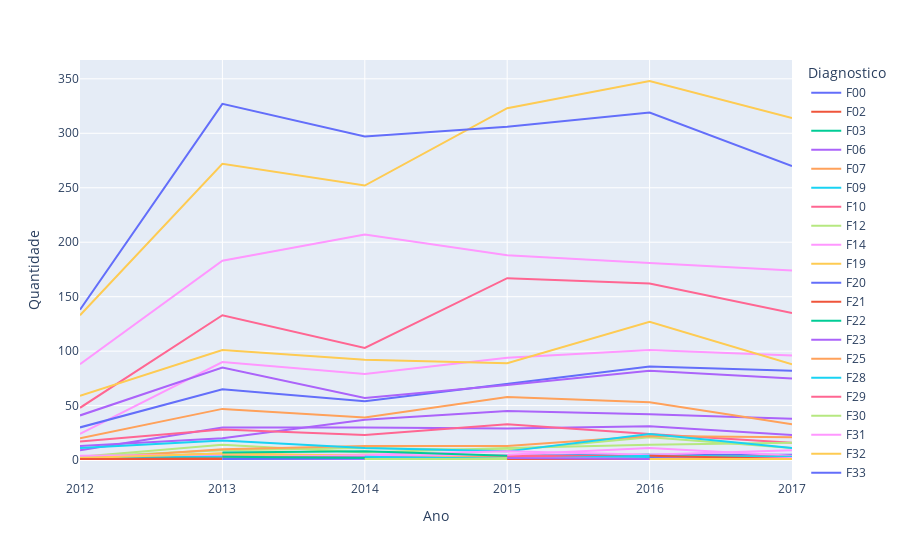

Here is the notebook cell this chart was saved with:
### Markdown cell above
Ao analisar a distribuição de diagnósticos por ano, é possível indentificar um padrão de diagnósticos que se destacam, como: F20, F19, F31 e F10.

### Code cell
fig = px.line(diagnosticos_ano, x="Ano", y="Quantidade", color='Diagnostico')
fig.show()
fig =px.box(diagnosticos_ano, x = 'Ano',y='Quantidade', hover_name='Diagnostico')
fig.show()

### Figure 1 — Plotly figure (JSON) as saved in the notebook; plotly's stock layout.template omitted (floating-point values rounded to 4 significant figures)
{"data": [{"hovertemplate": "Diagnostico=F00<br>Ano=%{x}<br>Quantidade=%{y}<extra></extra>", "legendgroup": "F00", "line": {"color": "#636efa", "dash": "solid"}, "marker": {"symbol": "circle"}, "mode": "lines", "name": "F00", "orientation": "v", "showlegend": true, "type": "scatter", "x": [2012, 2013, 2014, 2015, 2016, 2017], "xaxis": "x", "y": [1, 1, 1, 4, 5, 5], "yaxis": "y"}, {"hovertemplate": "Diagnostico=F02<br>Ano=%{x}<br>Quantidade=%{y}<extra></extra>", "legendgroup": "F02", "line": {"color": "#EF553B", "dash": "solid"}, "marker": {"symbol": "circle"}, "mode": "lines", "name": "F02", "orientation": "v", "showlegend": true, "type": "scatter", "x": [2012, 2014, 2016], "xaxis": "x", "y": [2, 3, 3], "yaxis": "y"}, {"hovertemplate": "Diagnostico=F03<br>Ano=%{x}<br>Quantidade=%{y}<extra></extra>", "legendgroup": "F03", "line": {"color": "#00cc96", "dash": "solid"}, "marker": {"symbol": "circle"}, "mode": "lines", "name": "F03", "orientation": "v", "showlegend": true, "type": "scatter", "x": [2012, 2014, 2015, 2016, 2017], "xaxis": "x", "y": [1, 4, 3, 4, 1], "yaxis": "y"}, {"hovertemplate": "Diagnostico=F06<br>Ano=%{x}<br>Quantidade=%{y}<extra></extra>", "legendgroup": "F06", "line": {"color": "#ab63fa", "dash": "solid"}, "marker": {"symbol": "circle"}, "mode": "lines", "name": "F06", "orientation": "v", "showlegend": true, "type": "scatter", "x": [2012, 2013, 2014, 2015, 2016, 2017], "xaxis": "x", "y": [9, 30, 30, 29, 31, 23], "yaxis": "y"}, {"hovertemplate": "Diagnostico=F07<br>Ano=%{x}<br>Quantidade=%{y}<extra></extra>", "legendgroup": "F07", "line": {"color": "#FFA15A", "dash": "solid"}, "marker": {"symbol": "circle"}, "mode": "lines", "name": "F07", "orientation": "v", "showlegend": true, "type": "scatter", "x": [2012, 2013, 2014, 2015, 2016, 2017], "xaxis": "x", "y": [2, 6, 3, 4, 2, 2], "yaxis": "y"}, {"hovertemplate": "Diagnostico=F09<br>Ano=%{x}<br>Quantidade=%{y}<extra></extra>", "legendgroup": "F09", "line": {"color": "#19d3f3", "dash": "solid"}, "marker": {"symbol": "circle"}, "mode": "lines", "name": "F09", "orientation": "v", "showlegend": true, "type": "scatter", "x": [2012, 2013, 2014, 2015, 2016], "xaxis": "x", "y": [1, 1, 2, 3, 1], "yaxis": "y"}, {"hovertemplate": "Diagnostico=F10<br>Ano=%{x}<br>Quantidade=%{y}<extra></extra>", "legendgroup": "F10", "line": {"color": "#FF6692", "dash": "solid"}, "marker": {"symbol": "circle"}, "mode": "lines", "name": "F10", "orientation": "v", "showlegend": true, "type": "scatter", "x": [2012, 2013, 2014, 2015, 2016, 2017], "xaxis": "x", "y": [48, 133, 103, 167, 162, 135], "yaxis": "y"}, {"hovertemplate": "Diagnostico=F12<br>Ano=%{x}<br>Quantidade=%{y}<extra></extra>", "legendgroup": "F12", "line": {"color": "#B6E880", "dash": "solid"}, "marker": {"symbol": "circle"}, "mode": "lines", "name": "F12", "orientation": "v", "showlegend": true, "type": "scatter", "x": [2012, 2013, 2014, 2015, 2016, 2017], "xaxis": "x", "y": [3, 9, 11, 9, 21, 11], "yaxis": "y"}, {"hovertemplate": "Diagnostico=F14<br>Ano=%{x}<br>Quantidade=%{y}<extra></extra>", "legendgroup": "F14", "line": {"color": "#FF97FF", "dash": "solid"}, "marker": {"symbol": "circle"}, "mode": "lines", "name": "F14", "orientation": "v", "showlegend": true, "type": "scatter", "x": [2012, 2013, 2014, 2015, 2016, 2017], "xaxis": "x", "y": [24, 90, 79, 94, 101, 96], "yaxis": "y"}, {"hovertemplate": "Diagnostico=F19<br>Ano=%{x}<br>Quantidade=%{y}<extra></extra>", "legendgroup": "F19", "line": {"color": "#FECB52", "dash": "solid"}, "marker": {"symbol": "circle"}, "mode": "lines", "name": "F19", "orientation": "v", "showlegend": true, "type": "scatter", "x": [2012, 2013, 2014, 2015, 2016, 2017], "xaxis": "x", "y": [133, 272, 252, 323, 348, 314], "yaxis": "y"}, {"hovertemplate": "Diagnostico=F20<br>Ano=%{x}<br>Quantidade=%{y}<extra></extra>", "legendgroup": "F20", "line": {"color": "#636efa", "dash": "solid"}, "marker": {"symbol": "circle"}, "mode": "lines", "name": "F20", "orientation": "v", "showlegend": true, "type": "scatter", "x": [2012, 2013, 2014, 2015, 2016, 2017], "xaxis": "x", "y": [138, 327, 297, 306, 319, 270], "yaxis": "y"}, {"hovertemplate": "Diagnostico=F21<br>Ano=%{x}<br>Quantidade=%{y}<extra></extra>", "legendgroup": "F21", "line": {"color": "#EF553B", "dash": "solid"}, "marker": {"symbol": "circle"}, "mode": "lines", "name": "F21", "orientation": "v", "showlegend": true, "type": "scatter", "x": [2012, 2013, 2015, 2016], "xaxis": "x", "y": [2, 2, 1, 1], "yaxis": "y"}, {"hovertemplate": "Diagnostico=F22<br>Ano=%{x}<br>Quantidade=%{y}<extra></extra>", "legendgroup": "F22", "line": {"color": "#00cc96", "dash": "solid"}, "marker": {"symbol": "circle"}, "mode": "lines", "name": "F22", "orientation": "v", "showlegend": true, "type": "scatter", "x": [2012, 2013, 2014, 2015, 2016], "xaxis": "x", "y": [1, 4, 2, 3, 5], "yaxis": "y"}, {"hovertemplate": "Diagnostico=F23<br>Ano=%{x}<br>Quantidade=%{y}<extra></extra>", "legendgroup": "F23", "line": {"color": "#ab63fa", "dash": "solid"}, "marker": {"symbol": "circle"}, "mode": "lines", "name": "F23", "orientation": "v", "showlegend": true, "type": "scatter", "x": [2012, 2013, 2014, 2015, 2016, 2017], "xaxis": "x", "y": [13, 20, 37, 45, 42, 38], "yaxis": "y"}, {"hovertemplate": "Diagnostico=F25<br>Ano=%{x}<br>Quantidade=%{y}<extra></extra>", "legendgroup": "F25", "line": {"color": "#FFA15A", "dash": "solid"}, "marker": {"symbol": "circle"}, "mode": "lines", "name": "F25", "orientation": "v", "showlegend": true, "type": "scatter", "x": [2012, 2013, 2014, 2015, 2016, 2017], "xaxis": "x", "y": [20, 47, 39, 58, 53, 33], "yaxis": "y"}, {"hovertemplate": "Diagnostico=F28<br>Ano=%{x}<br>Quantidade=%{y}<extra></extra>", "legendgroup": "F28", "line": {"color": "#19d3f3", "dash": "solid"}, "marker": {"symbol": "circle"}, "mode": "lines", "name": "F28", "orientation": "v", "showlegend": true, "type": "scatter", "x": [2012, 2013, 2014, 2016], "xaxis": "x", "y": [2, 4, 1, 2], "yaxis": "y"}, {"hovertemplate": "Diagnostico=F29<br>Ano=%{x}<br>Quantidade=%{y}<extra></extra>", "legendgroup": "F29", "line": {"color": "#FF6692", "dash": "solid"}, "marker": {"symbol": "circle"}, "mode": "lines", "name": "F29", "orientation": "v", "showlegend": true, "type": "scatter", "x": [2012, 2013, 2014, 2015, 2016, 2017], "xaxis": "x", "y": [17, 28, 23, 33, 24, 16], "yaxis": "y"}, {"hovertemplate": "Diagnostico=F30<br>Ano=%{x}<br>Quantidade=%{y}<extra></extra>", "legendgroup": "F30", "line": {"color": "#B6E880", "dash": "solid"}, "marker": {"symbol": "circle"}, "mode": "lines", "name": "F30", "orientation": "v", "showlegend": true, "type": "scatter", "x": [2012, 2013, 2014, 2015, 2016, 2017], "xaxis": "x", "y": [3, 14, 7, 11, 14, 16], "yaxis": "y"}, {"hovertemplate": "Diagnostico=F31<br>Ano=%{x}<br>Quantidade=%{y}<extra></extra>", "legendgroup": "F31", "line": {"color": "#FF97FF", "dash": "solid"}, "marker": {"symbol": "circle"}, "mode": "lines", "name": "F31", "orientation": "v", "showlegend": true, "type": "scatter", "x": [2012, 2013, 2014, 2015, 2016, 2017], "xaxis": "x", "y": [88, 183, 207, 188, 181, 174], "yaxis": "y"}, {"hovertemplate": "Diagnostico=F32<br>Ano=%{x}<br>Quantidade=%{y}<extra></extra>", "legendgroup": "F32", "line": {"color": "#FECB52", "dash": "solid"}, "marker": {"symbol": "circle"}, "mode": "lines", "name": "F32", "orientation": "v", "showlegend": true, "type": "scatter", "x": [2012, 2013, 2014, 2015, 2016, 2017], "xaxis": "x", "y": [59, 101, 92, 89, 127, 88], "yaxis": "y"}, {"hovertemplate": "Diagnostico=F33<br>Ano=%{x}<br>Quantidade=%{y}<extra></extra>", "legendgroup": "F33", "line": {"color": "#636efa", "dash": "solid"}, "marker": {"symbol": "circle"}, "mode": "lines", "name": "F33", "orientation": "v", "showlegend": true, "type": "scatter", "x": [2012, 2013, 2014, 2015, 2016, 2017], "xaxis": "x", "y": [30, 65, 54, 70, 86, 82], "yaxis": "y"}, {"hovertemplate": "Diagnostico=F41<br>Ano=%{x}<br>Quantidade=%{y}<extra></extra>", "legendgroup": "F41", "line": {"color": "#EF553B", "dash": "solid"}, "marker": {"symbol": "circle"}, "mode": "lines", "name": "F41", "orientation": "v", "showlegend": true, "type": "scatter", "x": [2012, 2013, 2014, 2015, 2017], "xaxis": "x", "y": [1, 1, 3, 4, 3], "yaxis": "y"}, {"hovertemplate": "Diagnostico=F44<br>Ano=%{x}<br>Quantidade=%{y}<extra></extra>", "legendgroup": "F44", "line": {"color": "#00cc96", "dash": "solid"}, "marker": {"symbol": "circle"}, "mode": "lines", "name": "F44", "orientation": "v", "showlegend": true, "type": "scatter", "x": [2012, 2013, 2014, 2015, 2016, 2017], "xaxis": "x", "y": [1, 2, 4, 2, 2, 3], "yaxis": "y"}, {"hovertemplate": "Diagnostico=F60<br>Ano=%{x}<br>Quantidade=%{y}<extra></extra>", "legendgroup": "F60", "line": {"color": "#ab63fa", "dash": "solid"}, "marker": {"symbol": "circle"}, "mode": "lines", "name": "F60", "orientation": "v", "showlegend": true, "type": "scatter", "x": [2012, 2013, 2014, 2015, 2016, 2017], "xaxis": "x", "y": [41, 85, 57, 69, 82, 75], "yaxis": "y"}, {"hovertemplate": "Diagnostico=F70<br>Ano=%{x}<br>Quantidade=%{y}<extra></extra>", "legendgroup": "F70", "line": {"color": "#FFA15A", "dash": "solid"}, "marker": {"symbol": "circle"}, "mode": "lines", "name": "F70", "orientation": "v", "showlegend": true, "type": "scatter", "x": [2012, 2013, 2014, 2015, 2016, 2017], "xaxis": "x", "y": [1, 10, 13, 13, 22, 21], "yaxis": "y"}, {"hovertemplate": "Diagnostico=F71<br>Ano=%{x}<br>Quantidade=%{y}<extra></extra>", "legendgroup": "F71", "line": {"color": "#19d3f3", "dash": "solid"}, "marker": {"symbol": "circle"}, "mode": "lines", "name": "F71", "orientation": "v", "showlegend": true, "type": "scatter", "x": [2012, 2013, 2014, 2015, 2016, 2017], "xaxis": "x", "y": [11, 18, 11, 8, 24, 11], "yaxis": "y"}, {"hovertemplate": "Diagnostico=F79<br>Ano=%{x}<br>Quantidade=%{y}<extra></extra>", "legendgroup": "F79", "line": {"color": "#FF6692", "dash": "solid"}, "marker": {"symbol": "circle"}, "mode": "lines", "name": "F79", "orientation": "v", "showlegend": true, "type": "scatter", "x": [2012, 2014, 2015, 2016, 2017], "xaxis": "x", "y": [1, 2, 4, 3, 3], "yaxis": "y"}, {"hovertemplate": "Diagnostico=F84<br>Ano=%{x}<br>Quantidade=%{y}<extra></extra>", "legendgroup": "F84", "line": {"color": "#B6E880", "dash": "solid"}, "marker": {"symbol": "circle"}, "mode": "lines", "name": "F84", "orientation": "v", "showlegend": true, "type": "scatter", "x": [2012, 2014, 2015, 2017], "xaxis": "x", "y": [1, 1, 1, 1], "yaxis": "y"}, {"hovertemplate": "Diagnostico=F91<br>Ano=%{x}<br>Quantidade=%{y}<extra></extra>", "legendgroup": "F91", "line": {"color": "#FF97FF", "dash": "solid"}, "marker": {"symbol": "circle"}, "mode": "lines", "name": "F91", "orientation": "v", "showlegend": true, "type": "scatter", "x": [2012, 2013, 2014, 2015, 2016, 2017], "xaxis": "x", "y": [4, 5, 5, 8, 5, 9], "yaxis": "y"}, {"hovertemplate": "Diagnostico=F99<br>Ano=%{x}<br>Quantidade=%{y}<extra></extra>", "legendgroup": "F99", "line": {"color": "#FECB52", "dash": "solid"}, "marker": {"symbol": "circle"}, "mode": "lines", "name": "F99", "orientation": "v", "showlegend": true, "type": "scatter", "x": [2012, 2013, 2014, 2015, 2017], "xaxis": "x", "y": [2, 6, 4, 2, 1], "yaxis": "y"}, {"hovertemplate": "Diagnostico=R43<br>Ano=%{x}<br>Quantidade=%{y}<extra></extra>", "legendgroup": "R43", "line": {"color": "#636efa", "dash": "solid"}, "marker": {"symbol": "circle"}, "mode": "lines", "name": "R43", "orientation": "v", "showlegend": true, "type": "scatter", "x": [2012], "xaxis": "x", "y": [1], "yaxis": "y"}, {"hovertemplate": "Diagnostico=Y91<br>Ano=%{x}<br>Quantidade=%{y}<extra></extra>", "legendgroup": "Y91", "line": {"color": "#EF553B", "dash": "solid"}, "marker": {"symbol": "circle"}, "mode": "lines", "name": "Y91", "orientation": "v", "showlegend": true, "type": "scatter", "x": [2012, 2014], "xaxis": "x", "y": [1, 1], "yaxis": "y"}, {"hovertemplate": "Diagnostico=B23<br>Ano=%{x}<br>Quantidade=%{y}<extra></extra>", "legendgroup": "B23", "line": {"color": "#00cc96", "dash": "solid"}, "marker": {"symbol": "circle"}, "mode": "lines", "name": "B23", "orientation": "v", "showlegend": true, "type": "scatter", "x": [2013], "xaxis": "x", "y": [2], "yaxis": "y"}, {"hovertemplate": "Diagnostico=E20<br>Ano=%{x}<br>Quantidade=%{y}<extra></extra>", "legendgroup": "E20", "line": {"color": "#ab63fa", "dash": "solid"}, "marker": {"symbol": "circle"}, "mode": "lines", "name": "E20", "orientation": "v", "showlegend": true, "type": "scatter", "x": [2013], "xaxis": "x", "y": [1], "yaxis": "y"}, {"hovertemplate": "Diagnostico=E51<br>Ano=%{x}<br>Quantidade=%{y}<extra></extra>", "legendgroup": "E51", "line": {"color": "#FFA15A", "dash": "solid"}, "marker": {"symbol": "circle"}, "mode": "lines", "name": "E51", "orientation": "v", "showlegend": true, "type": "scatter", "x": [2013, 2015], "xaxis": "x", "y": [1, 1], "yaxis": "y"}, {"hovertemplate": "Diagnostico=F05<br>Ano=%{x}<br>Quantidade=%{y}<extra></extra>", "legendgroup": "F05", "line": {"color": "#19d3f3", "dash": "solid"}, "marker": {"symbol": "circle"}, "mode": "lines", "name": "F05", "orientation": "v", "showlegend": true, "type": "scatter", "x": [2013, 2014, 2016, 2017], "xaxis": "x", "y": [1, 1, 1, 1], "yaxis": "y"}, {"hovertemplate": "Diagnostico=F13<br>Ano=%{x}<br>Quantidade=%{y}<extra></extra>", "legendgroup": "F13", "line": {"color": "#FF6692", "dash": "solid"}, "marker": {"symbol": "circle"}, "mode": "lines", "name": "F13", "orientation": "v", "showlegend": true, "type": "scatter", "x": [2013, 2014], "xaxis": "x", "y": [2, 1], "yaxis": "y"}, {"hovertemplate": "Diagnostico=F16<br>Ano=%{x}<br>Quantidade=%{y}<extra></extra>", "legendgroup": "F16", "line": {"color": "#B6E880", "dash": "solid"}, "marker": {"symbol": "circle"}, "mode": "lines", "name": "F16", "orientation": "v", "showlegend": true, "type": "scatter", "x": [2013, 2015, 2016], "xaxis": "x", "y": [2, 1, 1], "yaxis": "y"}, {"hovertemplate": "Diagnostico=F42<br>Ano=%{x}<br>Quantidade=%{y}<extra></extra>", "legendgroup": "F42", "line": {"color": "#FF97FF", "dash": "solid"}, "marker": {"symbol": "circle"}, "mode": "lines", "name": "F42", "orientation": "v", "showlegend": true, "type": "scatter", "x": [2013, 2015, 2016, 2017], "xaxis": "x", "y": [3, 5, 11, 4], "yaxis": "y"}, {"hovertemplate": "Diagnostico=F43<br>Ano=%{x}<br>Quantidade=%{y}<extra></extra>", "legendgroup": "F43", "line": {"color": "#FECB52", "dash": "solid"}, "marker": {"symbol": "circle"}, "mode": "lines", "name": "F43", "orientation": "v", "showlegend": true, "type": "scatter", "x": [2013, 2014, 2015, 2016, 2017], "xaxis": "x", "y": [4, 2, 2, 2, 2], "yaxis": "y"}, {"hovertemplate": "Diagnostico=F50<br>Ano=%{x}<br>Quantidade=%{y}<extra></extra>", "legendgroup": "F50", "line": {"color": "#636efa", "dash": "solid"}, "marker": {"symbol": "circle"}, "mode": "lines", "name": "F50", "orientation": "v", "showlegend": true, "type": "scatter", "x": [2013, 2016], "xaxis": "x", "y": [3, 1], "yaxis": "y"}, {"hovertemplate": "Diagnostico=F62<br>Ano=%{x}<br>Quantidade=%{y}<extra></extra>", "legendgroup": "F62", "line": {"color": "#EF553B", "dash": "solid"}, "marker": {"symbol": "circle"}, "mode": "lines", "name": "F62", "orientation": "v", "showlegend": true, "type": "scatter", "x": [2013, 2017], "xaxis": "x", "y": [1, 1], "yaxis": "y"}, {"hovertemplate": "Diagnostico=F72<br>Ano=%{x}<br>Quantidade=%{y}<extra></extra>", "legendgroup": "F72", "line": {"color": "#00cc96", "dash": "solid"}, "marker": {"symbol": "circle"}, "mode": "lines", "name": "F72", "orientation": "v", "showlegend": true, "type": "scatter", "x": [2013, 2014, 2015], "xaxis": "x", "y": [7, 8, 4], "yaxis": "y"}, {"hovertemplate": "Diagnostico=F90<br>Ano=%{x}<br>Quantidade=%{y}<extra></extra>", "legendgroup": "F90", "line": {"color": "#ab63fa", "dash": "solid"}, "marker": {"symbol": "circle"}, "mode": "lines", "name": "F90", "orientation": "v", "showlegend": true, "type": "scatter", "x": [2013, 2015, 2017], "xaxis": "x", "y": [2, 2, 2], "yaxis": "y"}, {"hovertemplate": "Diagnostico=G40<br>Ano=%{x}<br>Quantidade=%{y}<extra></extra>", "legendgroup": "G40", "line": {"color": "#FFA15A", "dash": "solid"}, "marker": {"symbol": "circle"}, "mode": "lines", "name": "G40", "orientation": "v", "showlegend": true, "type": "scatter", "x": [2013, 2014, 2015, 2016, 2017], "xaxis": "x", "y": [3, 2, 1, 3, 3], "yaxis": "y"}, {"hovertemplate": "Diagnostico=G91<br>Ano=%{x}<br>Quantidade=%{y}<extra></extra>", "legendgroup": "G91", "line": {"color": "#19d3f3", "dash": "solid"}, "marker": {"symbol": "circle"}, "mode": "lines", "name": "G91", "orientation": "v", "showlegend": true, "type": "scatter", "x": [2013, 2015], "xaxis": "x", "y": [1, 1], "yaxis": "y"}, {"hovertemplate": "Diagnostico=I64<br>Ano=%{x}<br>Quantidade=%{y}<extra></extra>", "legendgroup": "I64", "line": {"color": "#FF6692", "dash": "solid"}, "marker": {"symbol": "circle"}, "mode": "lines", "name": "I64", "orientation": "v", "showlegend": true, "type": "scatter", "x": [2013], "xaxis": "x", "y": [1], "yaxis": "y"}, {"hovertemplate": "Diagnostico=R63<br>Ano=%{x}<br>Quantidade=%{y}<extra></extra>", "legendgroup": "R63", "line": {"color": "#B6E880", "dash": "solid"}, "marker": {"symbol": "circle"}, "mode": "lines", "name": "R63", "orientation": "v", "showlegend": true, "type": "scatter", "x": [2013], "xaxis": "x", "y": [1], "yaxis": "y"}, {"hovertemplate": "Diagnostico=X61<br>Ano=%{x}<br>Quantidade=%{y}<extra></extra>", "legendgroup": "X61", "line": {"color": "#FF97FF", "dash": "solid"}, "marker": {"symbol": "circle"}, "mode": "lines", "name": "X61", "orientation": "v", "showlegend": true, "type": "scatter", "x": [2013, 2014, 2015], "xaxis": "x", "y": [1, 1, 2], "yaxis": "y"}, {"hovertemplate": "Diagnostico=X64<br>Ano=%{x}<br>Quantidade=%{y}<extra></extra>", "legendgroup": "X64", "line": {"color": "#FECB52", "dash": "solid"}, "marker": {"symbol": "circle"}, "mode": "lines", "name": "X64", "orientation": "v", "showlegend": true, "type": "scatter", "x": [2013], "xaxis": "x", "y": [1], "yaxis": "y"}, {"hovertemplate": "Diagnostico=X70<br>Ano=%{x}<br>Quantidade=%{y}<extra></extra>", "legendgroup": "X70", "line": {"color": "#636efa", "dash": "solid"}, "marker": {"symbol": "circle"}, "mode": "lines", "name": "X70", "orientation": "v", "showlegend": true, "type": "scatter", "x": [2013, 2016, 2017], "xaxis": "x", "y": [1, 2, 1], "yaxis": "y"}, {"hovertemplate": "Diagnostico=X78<br>Ano=%{x}<br>Quantidade=%{y}<extra></extra>", "legendgroup": "X78", "line": {"color": "#EF553B", "dash": "solid"}, "marker": {"symbol": "circle"}, "mode": "lines", "name": "X78", "orientation": "v", "showlegend": true, "type": "scatter", "x": [2013], "xaxis": "x", "y": [1], "yaxis": "y"}, {"hovertemplate": "Diagnostico=X84<br>Ano=%{x}<br>Quantidade=%{y}<extra></extra>", "legendgroup": "X84", "line": {"color": "#00cc96", "dash": "solid"}, "marker": {"symbol": "circle"}, "mode": "lines", "name": "X84", "orientation": "v", "showlegend": true, "type": "scatter", "x": [2013, 2015], "xaxis": "x", "y": [3, 1], "yaxis": "y"}, {"hovertemplate": "Diagnostico=Z72<br>Ano=%{x}<br>Quantidade=%{y}<extra></extra>", "legendgroup": "Z72", "line": {"color": "#ab63fa", "dash": "solid"}, "marker": {"symbol": "circle"}, "mode": "lines", "name": "Z72", "orientation": "v", "showlegend": true, "type": "scatter", "x": [2013], "xaxis": "x", "y": [2], "yaxis": "y"}, {"hovertemplate": "Diagnostico=E25<br>Ano=%{x}<br>Quantidade=%{y}<extra></extra>", "legendgroup": "E25", "line": {"color": "#FFA15A", "dash": "solid"}, "marker": {"symbol": "circle"}, "mode": "lines", "name": "E25", "orientation": "v", "showlegend": true, "type": "scatter", "x": [2014], "xaxis": "x", "y": [1], "yaxis": "y"}, {"hovertemplate": "Diagnostico=F15<br>Ano=%{x}<br>Quantidade=%{y}<extra></extra>", "legendgroup": "F15", "line": {"color": "#19d3f3", "dash": "solid"}, "marker": {"symbol": "circle"}, "mode": "lines", "name": "F15", "orientation": "v", "showlegend": true, "type": "scatter", "x": [2014, 2016], "xaxis": "x", "y": [1, 2], "yaxis": "y"}, {"hovertemplate": "Diagnostico=F17<br>Ano=%{x}<br>Quantidade=%{y}<extra></extra>", "legendgroup": "F17", "line": {"color": "#FF6692", "dash": "solid"}, "marker": {"symbol": "circle"}, "mode": "lines", "name": "F17", "orientation": "v", "showlegend": true, "type": "scatter", "x": [2014], "xaxis": "x", "y": [1], "yaxis": "y"}, {"hovertemplate": "Diagnostico=F40<br>Ano=%{x}<br>Quantidade=%{y}<extra></extra>", "legendgroup": "F40", "line": {"color": "#B6E880", "dash": "solid"}, "marker": {"symbol": "circle"}, "mode": "lines", "name": "F40", "orientation": "v", "showlegend": true, "type": "scatter", "x": [2014, 2015, 2016], "xaxis": "x", "y": [1, 2, 1], "yaxis": "y"}, {"hovertemplate": "Diagnostico=F45<br>Ano=%{x}<br>Quantidade=%{y}<extra></extra>", "legendgroup": "F45", "line": {"color": "#FF97FF", "dash": "solid"}, "marker": {"symbol": "circle"}, "mode": "lines", "name": "F45", "orientation": "v", "showlegend": true, "type": "scatter", "x": [2014], "xaxis": "x", "y": [1], "yaxis": "y"}, {"hovertemplate": "Diagnostico=F61<br>Ano=%{x}<br>Quantidade=%{y}<extra></extra>", "legendgroup": "F61", "line": {"color": "#FECB52", "dash": "solid"}, "marker": {"symbol": "circle"}, "mode": "lines", "name": "F61", "orientation": "v", "showlegend": true, "type": "scatter", "x": [2014], "xaxis": "x", "y": [1], "yaxis": "y"}, {"hovertemplate": "Diagnostico=G41<br>Ano=%{x}<br>Quantidade=%{y}<extra></extra>", "legendgroup": "G41", "line": {"color": "#636efa", "dash": "solid"}, "marker": {"symbol": "circle"}, "mode": "lines", "name": "G41", "orientation": "v", "showlegend": true, "type": "scatter", "x": [2014], "xaxis": "x", "y": [1], "yaxis": "y"}, {"hovertemplate": "Diagnostico=G71<br>Ano=%{x}<br>Quantidade=%{y}<extra></extra>", "legendgroup": "G71", "line": {"color": "#EF553B", "dash": "solid"}, "marker": {"symbol": "circle"}, "mode": "lines", "name": "G71", "orientation": "v", "showlegend": true, "type": "scatter", "x": [2014, 2016], "xaxis": "x", "y": [1, 1], "yaxis": "y"}, {"hovertemplate": "Diagnostico=I69<br>Ano=%{x}<br>Quantidade=%{y}<extra></extra>", "legendgroup": "I69", "line": {"color": "#00cc96", "dash": "solid"}, "marker": {"symbol": "circle"}, "mode": "lines", "name": "I69", "orientation": "v", "showlegend": true, "type": "scatter", "x": [2014], "xaxis": "x", "y": [1], "yaxis": "y"}, {"hovertemplate": "Diagnostico=O34<br>Ano=%{x}<br>Quantidade=%{y}<extra></extra>", "legendgroup": "O34", "line": {"color": "#ab63fa", "dash": "solid"}, "marker": {"symbol": "circle"}, "mode": "lines", "name": "O34", "orientation": "v", "showlegend": true, "type": "scatter", "x": [2014], "xaxis": "x", "y": [1], "yaxis": "y"}, {"hovertemplate": "Diagnostico=R22<br>Ano=%{x}<br>Quantidade=%{y}<extra></extra>", "legendgroup": "R22", "line": {"color": "#FFA15A", "dash": "solid"}, "marker": {"symbol": "circle"}, "mode": "lines", "name": "R22", "orientation": "v", "showlegend": true, "type": "scatter", "x": [2014], "xaxis": "x", "y": [1], "yaxis": "y"}, {"hovertemplate": "Diagnostico=R45<br>Ano=%{x}<br>Quantidade=%{y}<extra></extra>", "legendgroup": "R45", "line": {"color": "#19d3f3", "dash": "solid"}, "marker": {"symbol": "circle"}, "mode": "lines", "name": "R45", "orientation": "v", "showlegend": true, "type": "scatter", "x": [2014, 2015, 2016, 2017], "xaxis": "x", "y": [3, 1, 4, 3], "yaxis": "y"}, {"hovertemplate": "Diagnostico=X82<br>Ano=%{x}<br>Quantidade=%{y}<extra></extra>", "legendgroup": "X82", "line": {"color": "#FF6692", "dash": "solid"}, "marker": {"symbol": "circle"}, "mode": "lines", "name": "X82", "orientation": "v", "showlegend": true, "type": "scatter", "x": [2014], "xaxis": "x", "y": [1], "yaxis": "y"}, {"hovertemplate": "Diagnostico=Z91<br>Ano=%{x}<br>Quantidade=%{y}<extra></extra>", "legendgroup": "Z91", "line": {"color": "#B6E880", "dash": "solid"}, "marker": {"symbol": "circle"}, "mode": "lines", "name": "Z91", "orientation": "v", "showlegend": true, "type": "scatter", "x": [2014, 2016, 2017], "xaxis": "x", "y": [1, 1, 1], "yaxis": "y"}, {"hovertemplate": "Diagnostico=F01<br>Ano=%{x}<br>Quantidade=%{y}<extra></extra>", "legendgroup": "F01", "line": {"color": "#FF97FF", "dash": "solid"}, "marker": {"symbol": "circle"}, "mode": "lines", "name": "F01", "orientation": "v", "showlegend": true, "type": "scatter", "x": [2015, 2016, 2017], "xaxis": "x", "y": [2, 1, 2], "yaxis": "y"}, {"hovertemplate": "Diagnostico=F18<br>Ano=%{x}<br>Quantidade=%{y}<extra></extra>", "legendgroup": "F18", "line": {"color": "#FECB52", "dash": "solid"}, "marker": {"symbol": "circle"}, "mode": "lines", "name": "F18", "orientation": "v", "showlegend": true, "type": "scatter", "x": [2015], "xaxis": "x", "y": [1], "yaxis": "y"}, {"hovertemplate": "Diagnostico=F65<br>Ano=%{x}<br>Quantidade=%{y}<extra></extra>", "legendgroup": "F65", "line": {"color": "#636efa", "dash": "solid"}, "marker": {"symbol": "circle"}, "mode": "lines", "name": "F65", "orientation": "v", "showlegend": true, "type": "scatter", "x": [2015], "xaxis": "x", "y": [1], "yaxis": "y"}, {"hovertemplate": "Diagnostico=F68<br>Ano=%{x}<br>Quantidade=%{y}<extra></extra>", "legendgroup": "F68", "line": {"color": "#EF553B", "dash": "solid"}, "marker": {"symbol": "circle"}, "mode": "lines", "name": "F68", "orientation": "v", "showlegend": true, "type": "scatter", "x": [2015, 2016], "xaxis": "x", "y": [1, 1], "yaxis": "y"}, {"hovertemplate": "Diagnostico=F94<br>Ano=%{x}<br>Quantidade=%{y}<extra></extra>", "legendgroup": "F94", "line": {"color": "#00cc96", "dash": "solid"}, "marker": {"symbol": "circle"}, "mode": "lines", "name": "F94", "orientation": "v", "showlegend": true, "type": "scatter", "x": [2015], "xaxis": "x", "y": [1], "yaxis": "y"}, {"hovertemplate": "Diagnostico=G10<br>Ano=%{x}<br>Quantidade=%{y}<extra></extra>", "legendgroup": "G10", "line": {"color": "#ab63fa", "dash": "solid"}, "marker": {"symbol": "circle"}, "mode": "lines", "name": "G10", "orientation": "v", "showlegend": true, "type": "scatter", "x": [2015, 2016], "xaxis": "x", "y": [2, 1], "yaxis": "y"}, {"hovertemplate": "Diagnostico=O45<br>Ano=%{x}<br>Quantidade=%{y}<extra></extra>", "legendgroup": "O45", "line": {"color": "#FFA15A", "dash": "solid"}, "marker": {"symbol": "circle"}, "mode": "lines", "name": "O45", "orientation": "v", "showlegend": true, "type": "scatter", "x": [2015], "xaxis": "x", "y": [1], "yaxis": "y"}, {"hovertemplate": "Diagnostico=R44<br>Ano=%{x}<br>Quantidade=%{y}<extra></extra>", "legendgroup": "R44", "line": {"color": "#19d3f3", "dash": "solid"}, "marker": {"symbol": "circle"}, "mode": "lines", "name": "R44", "orientation": "v", "showlegend": true, "type": "scatter", "x": [2015], "xaxis": "x", "y": [1], "yaxis": "y"}, {"hovertemplate": "Diagnostico=T42<br>Ano=%{x}<br>Quantidade=%{y}<extra></extra>", "legendgroup": "T42", "line": {"color": "#FF6692", "dash": "solid"}, "marker": {"symbol": "circle"}, "mode": "lines", "name": "T42", "orientation": "v", "showlegend": true, "type": "scatter", "x": [2015], "xaxis": "x", "y": [1], "yaxis": "y"}, {"hovertemplate": "Diagnostico=X60<br>Ano=%{x}<br>Quantidade=%{y}<extra></extra>", "legendgroup": "X60", "line": {"color": "#B6E880", "dash": "solid"}, "marker": {"symbol": "circle"}, "mode": "lines", "name": "X60", "orientation": "v", "showlegend": true, "type": "scatter", "x": [2015], "xaxis": "x", "y": [1], "yaxis": "y"}, {"hovertemplate": "Diagnostico=X81<br>Ano=%{x}<br>Quantidade=%{y}<extra></extra>", "legendgroup": "X81", "line": {"color": "#FF97FF", "dash": "solid"}, "marker": {"symbol": "circle"}, "mode": "lines", "name": "X81", "orientation": "v", "showlegend": true, "type": "scatter", "x": [2015], "xaxis": "x", "y": [1], "yaxis": "y"}, {"hovertemplate": "Diagnostico=X83<br>Ano=%{x}<br>Quantidade=%{y}<extra></extra>", "legendgroup": "X83", "line": {"color": "#FECB52", "dash": "solid"}, "marker": {"symbol": "circle"}, "mode": "lines", "name": "X83", "orientation": "v", "showlegend": true, "type": "scatter", "x": [2015], "xaxis": "x", "y": [1], "yaxis": "y"}, {"hovertemplate": "Diagnostico=F04<br>Ano=%{x}<br>Quantidade=%{y}<extra></extra>", "legendgroup": "F04", "line": {"color": "#636efa", "dash": "solid"}, "marker": {"symbol": "circle"}, "mode": "lines", "name": "F04", "orientation": "v", "showlegend": true, "type": "scatter", "x": [2016, 2017], "xaxis": "x", "y": [1, 1], "yaxis": "y"}, {"hovertemplate": "Diagnostico=F11<br>Ano=%{x}<br>Quantidade=%{y}<extra></extra>", "legendgroup": "F11", "line": {"color": "#EF553B", "dash": "solid"}, "marker": {"symbol": "circle"}, "mode": "lines", "name": "F11", "orientation": "v", "showlegend": true, "type": "scatter", "x": [2016, 2017], "xaxis": "x", "y": [4, 1], "yaxis": "y"}, {"hovertemplate": "Diagnostico=F39<br>Ano=%{x}<br>Quantidade=%{y}<extra></extra>", "legendgroup": "F39", "line": {"color": "#00cc96", "dash": "solid"}, "marker": {"symbol": "circle"}, "mode": "lines", "name": "F39", "orientation": "v", "showlegend": true, "type": "scatter", "x": [2016], "xaxis": "x", "y": [1], "yaxis": "y"}, {"hovertemplate": "Diagnostico=F69<br>Ano=%{x}<br>Quantidade=%{y}<extra></extra>", "legendgroup": "F69", "line": {"color": "#ab63fa", "dash": "solid"}, "marker": {"symbol": "circle"}, "mode": "lines", "name": "F69", "orientation": "v", "showlegend": true, "type": "scatter", "x": [2016], "xaxis": "x", "y": [1], "yaxis": "y"}, {"hovertemplate": "Diagnostico=F92<br>Ano=%{x}<br>Quantidade=%{y}<extra></extra>", "legendgroup": "F92", "line": {"color": "#FFA15A", "dash": "solid"}, "marker": {"symbol": "circle"}, "mode": "lines", "name": "F92", "orientation": "v", "showlegend": true, "type": "scatter", "x": [2016], "xaxis": "x", "y": [1], "yaxis": "y"}, {"hovertemplate": "Diagnostico=T51<br>Ano=%{x}<br>Quantidade=%{y}<extra></extra>", "legendgroup": "T51", "line": {"color": "#19d3f3", "dash": "solid"}, "marker": {"symbol": "circle"}, "mode": "lines", "name": "T51", "orientation": "v", "showlegend": true, "type": "scatter", "x": [2016], "xaxis": "x", "y": [1], "yaxis": "y"}, {"hovertemplate": "Diagnostico=X63<br>Ano=%{x}<br>Quantidade=%{y}<extra></extra>", "legendgroup": "X63", "line": {"color": "#FF6692", "dash": "solid"}, "marker": {"symbol": "circle"}, "mode": "lines", "name": "X63", "orientation": "v", "showlegend": true, "type": "scatter", "x": [2016], "xaxis": "x", "y": [1], "yaxis": "y"}, {"hovertemplate": "Diagnostico=X69<br>Ano=%{x}<br>Quantidade=%{y}<extra></extra>", "legendgroup": "X69", "line": {"color": "#B6E880", "dash": "solid"}, "marker": {"symbol": "circle"}, "mode": "lines", "name": "X69", "orientation": "v", "showlegend": true, "type": "scatter", "x": [2016], "xaxis": "x", "y": [1], "yaxis": "y"}, {"hovertemplate": "Diagnostico=Z73<br>Ano=%{x}<br>Quantidade=%{y}<extra></extra>", "legendgroup": "Z73", "line": {"color": "#FF97FF", "dash": "solid"}, "marker": {"symbol": "circle"}, "mode": "lines", "name": "Z73", "orientation": "v", "showlegend": true, "type": "scatter", "x": [2016], "xaxis": "x", "y": [1], "yaxis": "y"}, {"hovertemplate": "Diagnostico=Z86<br>Ano=%{x}<br>Quantidade=%{y}<extra></extra>", "legendgroup": "Z86", "line": {"color": "#FECB52", "dash": "solid"}, "marker": {"symbol": "circle"}, "mode": "lines", "name": "Z86", "orientation": "v", "showlegend": true, "type": "scatter", "x": [2016, 2017], "xaxis": "x", "y": [1, 1], "yaxis": "y"}, {"hovertemplate": "Diagnostico=E32<br>Ano=%{x}<br>Quantidade=%{y}<extra></extra>", "legendgroup": "E32", "line": {"color": "#636efa", "dash": "solid"}, "marker": {"symbol": "circle"}, "mode": "lines", "name": "E32", "orientation": "v", "showlegend": true, "type": "scatter", "x": [2017], "xaxis": "x", "y": [1], "yaxis": "y"}, {"hovertemplate": "Diagnostico=F24<br>Ano=%{x}<br>Quantidade=%{y}<extra></extra>", "legendgroup": "F24", "line": {"color": "#EF553B", "dash": "solid"}, "marker": {"symbol": "circle"}, "mode": "lines", "name": "F24", "orientation": "v", "showlegend": true, "type": "scatter", "x": [2017], "xaxis": "x", "y": [2], "yaxis": "y"}, {"hovertemplate": "Diagnostico=F34<br>Ano=%{x}<br>Quantidade=%{y}<extra></extra>", "legendgroup": "F34", "line": {"color": "#00cc96", "dash": "solid"}, "marker": {"symbol": "circle"}, "mode": "lines", "name": "F34", "orientation": "v", "showlegend": true, "type": "scatter", "x": [2017], "xaxis": "x", "y": [1], "yaxis": "y"}, {"hovertemplate": "Diagnostico=F48<br>Ano=%{x}<br>Quantidade=%{y}<extra></extra>", "legendgroup": "F48", "line": {"color": "#ab63fa", "dash": "solid"}, "marker": {"symbol": "circle"}, "mode": "lines", "name": "F48", "orientation": "v", "showlegend": true, "type": "scatter", "x": [2017], "xaxis": "x", "y": [1], "yaxis": "y"}, {"hovertemplate": "Diagnostico=F78<br>Ano=%{x}<br>Quantidade=%{y}<extra></extra>", "legendgroup": "F78", "line": {"color": "#FFA15A", "dash": "solid"}, "marker": {"symbol": "circle"}, "mode": "lines", "name": "F78", "orientation": "v", "showlegend": true, "type": "scatter", "x": [2017], "xaxis": "x", "y": [1], "yaxis": "y"}, {"hovertemplate": "Diagnostico=G30<br>Ano=%{x}<br>Quantidade=%{y}<extra></extra>", "legendgroup": "G30", "line": {"color": "#19d3f3", "dash": "solid"}, "marker": {"symbol": "circle"}, "mode": "lines", "name": "G30", "orientation": "v", "showlegend": true, "type": "scatter", "x": [2017], "xaxis": "x", "y": [1], "yaxis": "y"}, {"hovertemplate": "Diagnostico=S06<br>Ano=%{x}<br>Quantidade=%{y}<extra></extra>", "legendgroup": "S06", "line": {"color": "#FF6692", "dash": "solid"}, "marker": {"symbol": "circle"}, "mode": "lines", "name": "S06", "orientation": "v", "showlegend": true, "type": "scatter", "x": [2017], "xaxis": "x", "y": [1], "yaxis": "y"}, {"hovertemplate": "Diagnostico=T40<br>Ano=%{x}<br>Quantidade=%{y}<extra></extra>", "legendgroup": "T40", "line": {"color": "#B6E880", "dash": "solid"}, "marker": {"symbol": "circle"}, "mode": "lines", "name": "T40", "orientation": "v", "showlegend": true, "type": "scatter", "x": [2017], "xaxis": "x", "y": [1], "yaxis": "y"}, {"hovertemplate": "Diagnostico=T49<br>Ano=%{x}<br>Quantidade=%{y}<extra></extra>", "legendgroup": "T49", "line": {"color": "#FF97FF", "dash": "solid"}, "marker": {"symbol": "circle"}, "mode": "lines", "name": "T49", "orientation": "v", "showlegend": true, "type": "scatter", "x": [2017], "xaxis": "x", "y": [1], "yaxis": "y"}, {"hovertemplate": "Diagnostico=Y20<br>Ano=%{x}<br>Quantidade=%{y}<extra></extra>", "legendgroup": "Y20", "line": {"color": "#FECB52", "dash": "solid"}, "marker": {"symbol": "circle"}, "mode": "lines", "name": "Y20", "orientation": "v", "showlegend": true, "type": "scatter", "x": [2017], "xaxis": "x", "y": [1], "yaxis": "y"}], "layout": {"legend": {"title": {"text": "Diagnostico"}, "tracegroupgap": 0}, "margin": {"t": 60}, "xaxis": {"anchor": "y", "domain": [0, 1], "title": {"text": "Ano"}}, "yaxis": {"anchor": "x", "domain": [0, 1], "title": {"text": "Quantidade"}}}}
